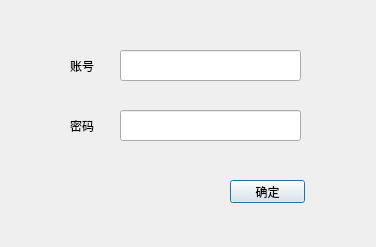
<?xml version="1.0" encoding="UTF-8"?>
<ui version="4.0">
 <class>Signin</class>
 <widget class="QDialog" name="Signin">
  <property name="geometry">
   <rect>
    <x>0</x>
    <y>0</y>
    <width>376</width>
    <height>247</height>
   </rect>
  </property>
  <property name="windowTitle">
   <string>登录</string>
  </property>
  <widget class="QLineEdit" name="nameLineEdit">
   <property name="geometry">
    <rect>
     <x>120</x>
     <y>50</y>
     <width>181</width>
     <height>31</height>
    </rect>
   </property>
  </widget>
  <widget class="QLineEdit" name="passwordLineEdit">
   <property name="enabled">
    <bool>true</bool>
   </property>
   <property name="geometry">
    <rect>
     <x>120</x>
     <y>110</y>
     <width>181</width>
     <height>31</height>
    </rect>
   </property>
   <property name="echoMode">
    <enum>QLineEdit::Password</enum>
   </property>
  </widget>
  <widget class="QLabel" name="label">
   <property name="geometry">
    <rect>
     <x>70</x>
     <y>60</y>
     <width>54</width>
     <height>12</height>
    </rect>
   </property>
   <property name="text">
    <string>账号</string>
   </property>
  </widget>
  <widget class="QLabel" name="label_2">
   <property name="geometry">
    <rect>
     <x>70</x>
     <y>120</y>
     <width>54</width>
     <height>12</height>
    </rect>
   </property>
   <property name="text">
    <string>密码</string>
   </property>
  </widget>
  <widget class="QPushButton" name="pushButton">
   <property name="geometry">
    <rect>
     <x>230</x>
     <y>180</y>
     <width>75</width>
     <height>23</height>
    </rect>
   </property>
   <property name="text">
    <string>确定</string>
   </property>
  </widget>
 </widget>
 <resources/>
 <connections/>
</ui>
